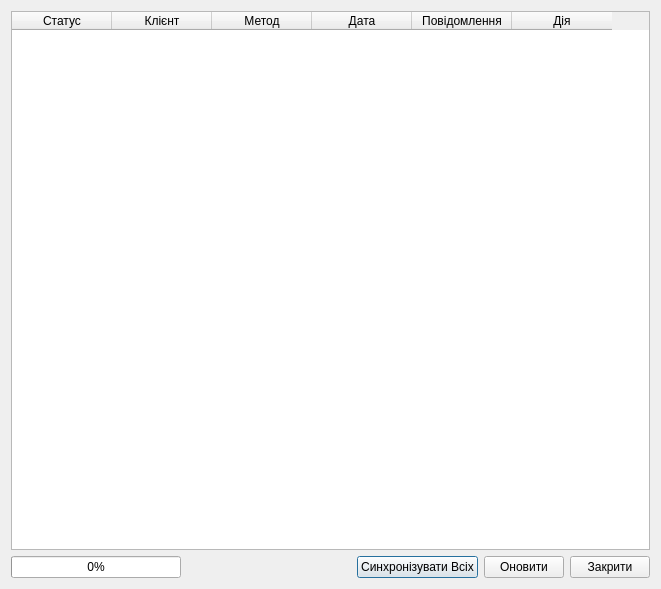
<?xml version="1.0" encoding="UTF-8"?>
<ui version="4.0">
 <class>SyncStatusDialog</class>
 <widget class="QDialog" name="SyncStatusDialog">
  <property name="geometry">
   <rect>
    <x>0</x>
    <y>0</y>
    <width>661</width>
    <height>589</height>
   </rect>
  </property>
  <property name="windowTitle">
   <string>Dialog</string>
  </property>
  <layout class="QGridLayout" name="gridLayout">
   <item row="0" column="0">
    <layout class="QVBoxLayout" name="verticalLayout">
     <item>
      <widget class="QTableWidget" name="tableWidget">
       <property name="editTriggers">
        <set>QAbstractItemView::EditTrigger::NoEditTriggers</set>
       </property>
       <property name="selectionBehavior">
        <enum>QAbstractItemView::SelectionBehavior::SelectRows</enum>
       </property>
       <column>
        <property name="text">
         <string>Статус</string>
        </property>
       </column>
       <column>
        <property name="text">
         <string>Клієнт</string>
        </property>
       </column>
       <column>
        <property name="text">
         <string>Метод</string>
        </property>
       </column>
       <column>
        <property name="text">
         <string>Дата</string>
        </property>
       </column>
       <column>
        <property name="text">
         <string>Повідомлення</string>
        </property>
       </column>
       <column>
        <property name="text">
         <string>Дія</string>
        </property>
       </column>
      </widget>
     </item>
     <item>
      <layout class="QHBoxLayout" name="horizontalLayout">
       <item>
        <widget class="QProgressBar" name="progressBar">
         <property name="value">
          <number>0</number>
         </property>
        </widget>
       </item>
       <item>
        <spacer name="horizontalSpacer">
         <property name="orientation">
          <enum>Qt::Orientation::Horizontal</enum>
         </property>
         <property name="sizeHint" stdset="0">
          <size>
           <width>40</width>
           <height>20</height>
          </size>
         </property>
        </spacer>
       </item>
       <item>
        <widget class="QPushButton" name="btnSyncAll">
         <property name="text">
          <string>Синхронізувати Всіх</string>
         </property>
        </widget>
       </item>
       <item>
        <widget class="QPushButton" name="btnRefresh">
         <property name="text">
          <string>Оновити</string>
         </property>
         <property name="icon">
          <iconset theme="emblem-synchronized"/>
         </property>
        </widget>
       </item>
       <item>
        <widget class="QPushButton" name="btnClose">
         <property name="text">
          <string>Закрити</string>
         </property>
        </widget>
       </item>
      </layout>
     </item>
    </layout>
   </item>
  </layout>
 </widget>
 <resources/>
 <connections/>
</ui>
